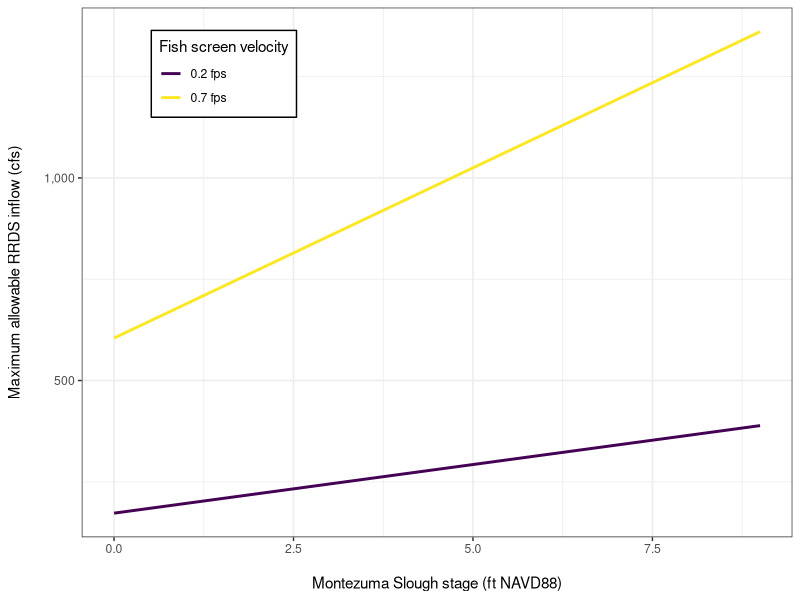

Write R code to recreate this figure.
## ---- chunk 1
knitr::opts_chunk$set(
  collapse = TRUE,
  comment = "#>"
)
## ---- chunk 2
library(tidyverse)
## ---- chunk 3
datum = -7.2
width = 120

screen.data = expand_grid(MSL = seq(0, 9, by = 0.1),
  velocity = c(0.2, 0.7)) %>%
  mutate(flow = velocity * (MSL - datum) * width)

ggplot(screen.data) + 
  aes(x = MSL, y = flow, color = factor(velocity)) +
  geom_line(size = 1) +
  scale_color_viridis_d("Fish screen velocity",
    labels = function(x) paste(x, "fps")) +
  theme_bw() +
  scale_x_continuous("\nMontezuma Slough stage (ft NAVD88)") +
  scale_y_continuous("Maximum allowable RRDS inflow (cfs)\n",
    labels = scales::comma) +
  theme(
    legend.position = c(0.2, 0.875),
    legend.background = element_rect(color = "black")
  )

